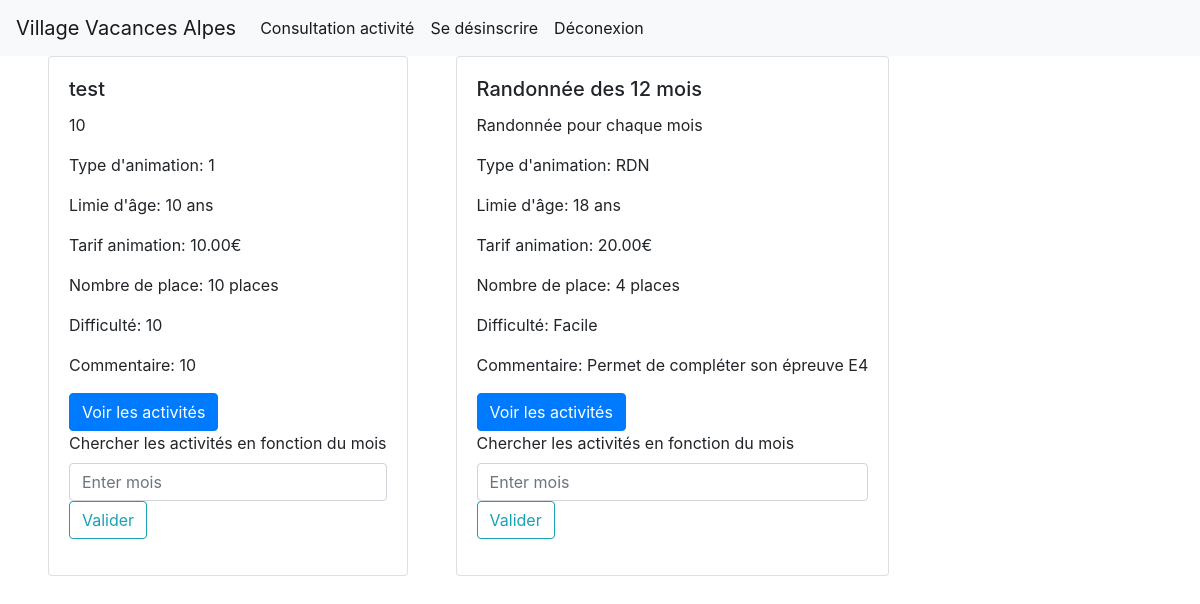
Page /index.php?page=consultAnimActi (signed in) on the committed database.
### tables this page shows
CREATE TABLE `animation` (
  `CODEANIM` char(8) NOT NULL,
  `CODETYPEANIM` char(5) NOT NULL,
  `NOMANIM` char(40) DEFAULT NULL,
  `DATECREATIONANIM` date DEFAULT NULL,
  `DATEVALIDITEANIM` date DEFAULT NULL,
  `DUREEANIM` double(5,0) DEFAULT NULL,
  `LIMITEAGE` int(2) DEFAULT NULL,
  `TARIFANIM` decimal(7,2) DEFAULT NULL,
  `NBREPLACEANIM` int(2) DEFAULT NULL,
  `DESCRIPTANIM` char(250) DEFAULT NULL,
  `COMMENTANIM` char(250) DEFAULT NULL,
  `DIFFICULTEANIM` char(40) DEFAULT NULL
);

### animation.php (the view, shortened to what this page needs)
<link rel="stylesheet" href="style.css">
<?php
$bdd = bddConnect();
mysqli_set_charset($bdd, "utf8");
$req = "SELECT * FROM ANIMATION";
$res = mysqli_query($bdd, $req);
?> <div class="card-group"><?php
                            while ($donnees = mysqli_fetch_assoc($res)) {
                                $codeAnimation = $donnees['CODEANIM'];
                                $codeTypeAnim = $donnees['CODETYPEANIM'];
                                $nomAnimation = $donnees['NOMANIM'];
                                $limiteAge = $donnees['LIMITEAGE'];
                                $tarifAnime = $donnees['TARIFANIM'];
                                $nbrPlaceAnim = $donnees['NBREPLACEANIM'];
                                $descriptAnimation = $donnees['DESCRIPTANIM'];
                                $commentAnimation = $donnees['COMMENTANIM'];
                                $difficulteAnimation = $donnees['DIFFICULTEANIM'];
                            ?>
        <div class="card-container">
            <div class="card">
                <div class="card-body">
                    <h5 class="card-title"><?php echo $nomAnimation ?></h5>
                    <p class="card-text"> <?php echo $descriptAnimation ?></p>
                    <p>Type d'animation: <?php echo $codeTypeAnim ?></p>
                    <p>Limie d'âge: <?php echo $limiteAge ?> ans</p>
                    <p>Tarif animation: <?php echo $tarifAnime ?>€</p>
                    <p>Nombre de place: <?php echo $nbrPlaceAnim ?> places</p>
                    <p>Difficulté: <?php echo $difficulteAnimation ?></p>
                    <p>Commentaire: <?php echo $commentAnimation ?></p>
                    <a href="index.php?page=activite&cdAnim=<?php echo $codeAnimation ?>&nbrePlace=<?php echo $nbrPlaceAnim ?>" class="btn btn-primary">Voir les activités</a>
                    <?php
                                if ($_SESSION['TypeUser'] == "AD") { ?>
                        <a href="index.php?page=modifierAnimation&cdAnim=<?php echo $codeAnimation ?>" class="btn btn-info">Modifier animation</a>
                        <a href="index.php?page=supprimerAnimation&cdAnim=<?php echo $codeAnimation ?>" class="btn btn-info">Supprimer animation</a>
                    <?php
                                } else {
                    ?>
                        <form action="index.php?page=actParMois&cdAnim=<?php echo $codeAnimation ?>&nbrePlace=<?php echo $nbrPlaceAnim ?>" method="POST">
                            <div class="form-group">
                                <label for="entrerNoInscription">Chercher les activités en fonction du mois</label>
                                <input type="text" class="form-control" id="mois" placeholder="Enter mois" name="moisEntrer">
                                <button type="submit" class="btn btn-outline-info">Valider</button>
                            </div>
                        </form>
                    <?php
                                } ?>
                </div>
            </div>
        </div>
    <?php
                            }
    ?>
</div><?php

### index.php (shortened to what this page needs)
<!DOCTYPE html>
<html lang="fr">
<head>
    <link rel="stylesheet" href="https://stackpath.bootstrapcdn.com/bootstrap/4.5.2/css/bootstrap.min.css">
</head>
<body>
    <?php
        include("fonction.php");
        if($_SESSION['TypeUser'] == "AD" or $_SESSION['TypeUser']== "US")
        {
            if($_SESSION['TypeUser'] == "AD")
            {
                indexWithAdminLogin();
            }
            else
            {
                indexWithVacancierLogin();
            }
        }
        else
        {
            indexWithoutAnyLogin();
        }
    ?>
</body>
</html>

### fonction.php (shortened to what this page needs)
<?php
function indexWithVacancierLogin()
{
    echo "
        <nav class='navbar navbar-expand-lg navbar-light bg-light'>
        <a class='navbar-brand' href='index.php'>Village Vacances Alpes</a>
        <button class='navbar-toggler' type='button' data-toggle='collapse' data-target='#navbarNav' aria-controls='navbarNav' aria-expanded='false' aria-label='Toggle navigation'>
            <span class='navbar-toggler-icon'></span>
        </button>
        <div class='collapse navbar-collapse' id='navbarNav'>
            <ul class='navbar-nav'>
                <li class='nav-item active'>
                    <a class='nav-link' href='index.php?page=consultAnimActi'>Consultation activité<span class='sr-only'>(current)</span></a>
                </li>
            </ul>
            <ul class='navbar-nav'>
                <li class='nav-item active'>
                    <a class='nav-link' href='index.php?page=desinscrire'>Se désinscrire<span class='sr-only'>(current)</span></a>
                </li>
            </ul>
            <ul class='navbar-nav'>
                <li class='nav-item active'>
                    <a class='nav-link' href='deconnexion.php'>Déconexion<span class='sr-only'>(current)</span></a>
                </li>
            </ul>
        </div>
    </nav>
        ";
    if (isset($_GET['page'])) {
        switch ($_GET['page']) {
            case "consultAnimActi":
                include 'animation.php';
                break;
        }
    }
}

### style.css (style rules this page uses)
.card-container { padding-left: 3rem; }

### rows in the picture
animation: NOMANIM "test", DESCRIPTANIM "10", CODETYPEANIM "1", LIMITEAGE "10", TARIFANIM "10.00", NBREPLACEANIM "10", DIFFICULTEANIM "10", COMMENTANIM "10"
animation: NOMANIM "Randonnée des 12 mois", DESCRIPTANIM "Randonnée pour chaque mois", CODETYPEANIM "RDN", LIMITEAGE "18", TARIFANIM "20.00", NBREPLACEANIM "4", DIFFICULTEANIM "Facile", COMMENTANIM "Permet de compléter son épreuve E4"
